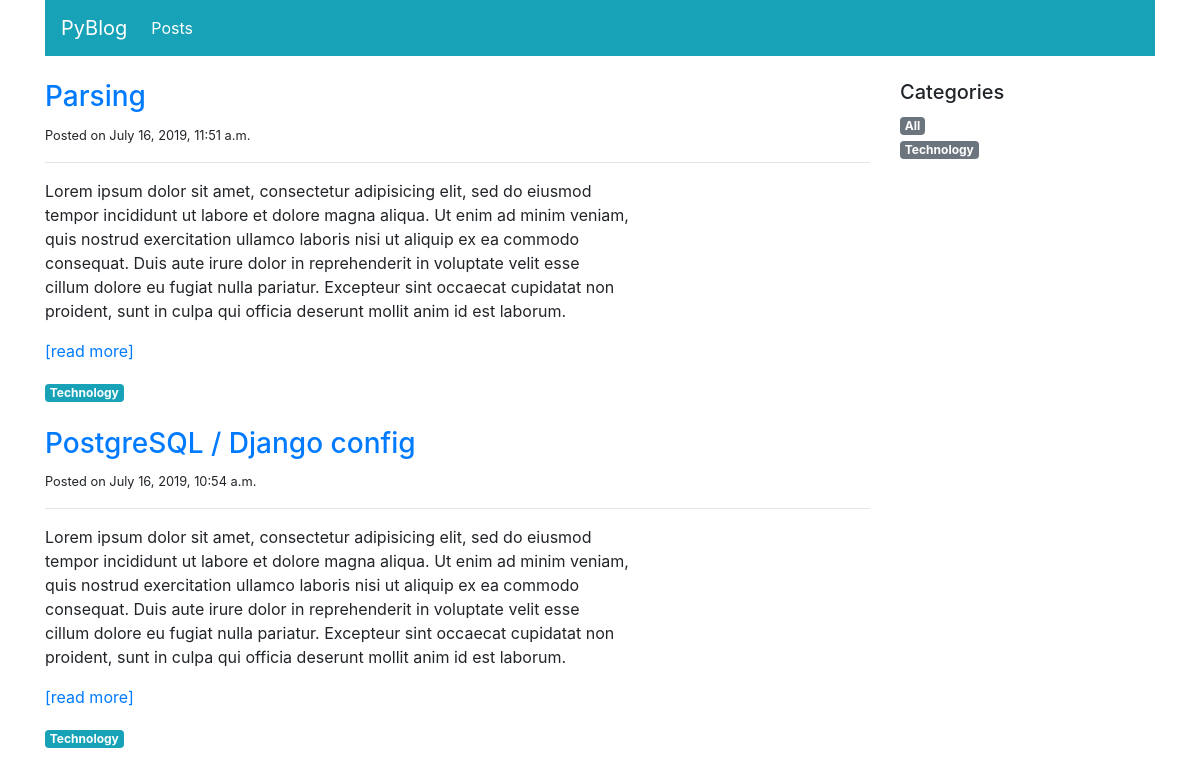
The page /blog/posts/ on the database as committed earlier.
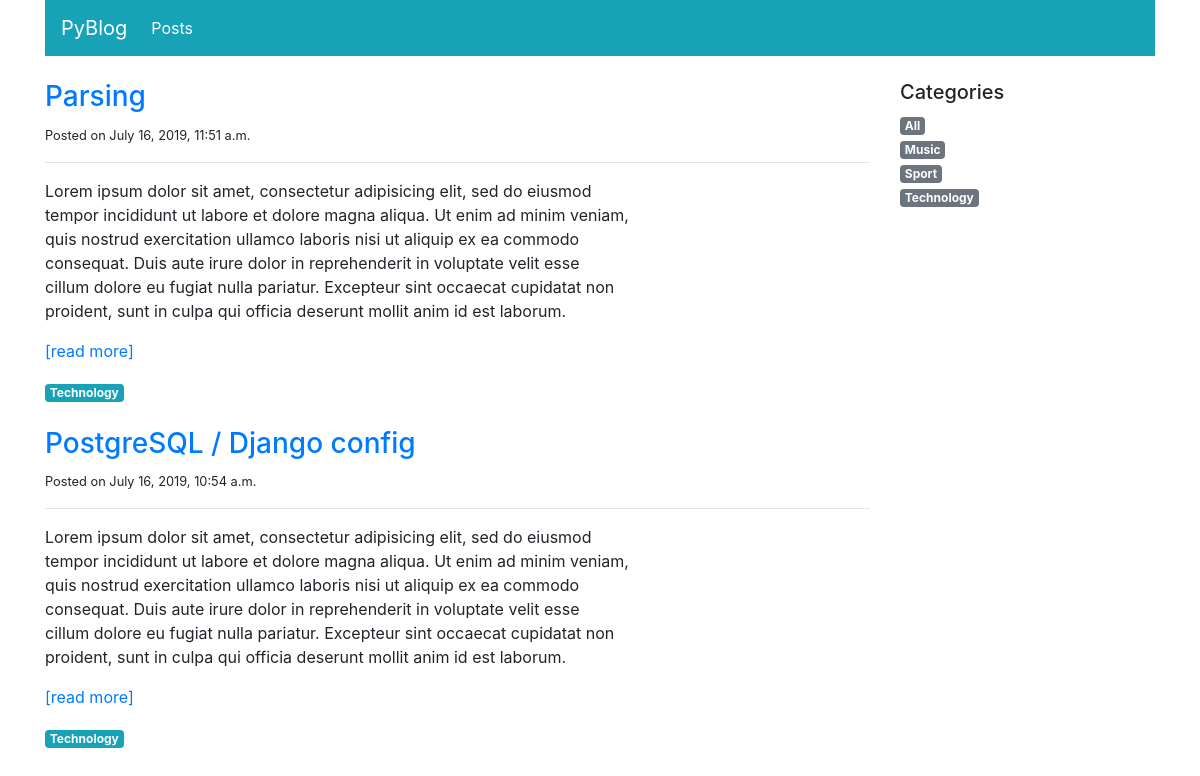
The same page on the database as committed later.
### blog/models.py (models this page shows, shortened)
class Post(models.Model):
    title = models.CharField(max_length=100)
    published = models.BooleanField(default=False)
    text = models.TextField(blank=True)
    created_at = models.DateTimeField(auto_now_add=True)
    category = models.ForeignKey('PostCategory',
                                 null=True, # autorise à avoir une valeur null dans la bdd
                                 blank=True, # autorise à avoir un input vide
                                 on_delete=models.DO_NOTHING)

class PostCategory(models.Model):
    name = models.CharField(max_length=50)
    def slug(self):
        return slugify(self.name)

### blog/views.py (the view)
# urls.py: path('posts/', views.post_list, name='home'),
def post_list(request, category_name=model_helpers.post_category_all.slug()):
    category, posts = model_helpers.get_category_and_posts(category_name)
    categories = model_helpers.get_categories()
    context = {
        'navigation_items': navigation.navigation_items(navigation.NAV_POSTS),
        'category': category,
        'posts': posts,
        'categories': categories,
    }
    return render(request, 'blog/post_list.html', context)

### blog/model_helpers.py (called while the page is built, shortened)
def get_category_and_posts(category_name):
    posts = Post.objects.filter(published=True)
    if category_name == post_category_all.slug():
        category = post_category_all
    posts = posts.order_by('-created_at')
    return category, posts

def get_categories():
    categories = list(PostCategory.objects.all().order_by('name'))
    categories.insert(0, post_category_all)
    return categories

### blog/navigation.py (called while the page is built)
def navigation_items(selected_item):
    items = []
    for name, url in NAV_ITEMS:
        items.append({
            'name': name,
            'url': url,
            'active': True if selected_item == name else False
         })
    return items

### blog/templates/blog/post_list.html (shortened to what this page needs)
{% extends 'base.html' %}
{% block content %}
<div class="col-sm-9">
    {% for post in posts %}
        <div class="mb-4">
            <h3> <a href="{% url 'post-detail' post.pk %}"> {{ post.title }} </a> </h3>
            <small>Posted on {{ post.created_at }}</small>
            <hr>
            <p class="text-muted">
                {{ post.text|linebreaks|safe|truncatewords:100 }}
                <a href="{% url 'post-detail' post.pk %}">[read more]</a>
            </p>
            <a href="{% url 'post-list' post.category.slug %}" class="badge badge-info"> {{ post.category.name|capfirst }} </a>
        </div>
    {% endfor %}
</div>
<div class="col-sm-3">
    <h5>Categories</h5>
    <ul class="list-unstyled">
        {% for cat in categories %}
            <li>
                <a href="{% url 'post-list' cat.slug %}" class="badge badge-secondary">
                   {{ cat.name|capfirst }}
                </a>
            </li>
        {% endfor %}
    </ul>
</div>
{% endblock content %}

Rows that differ between the two databases and show on the page:
added PostCategory: name "Music"
added PostCategory: name "Sport"
